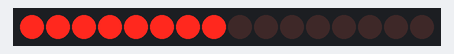
This sketch was run on a simulated Arduino Uno, built with avr-gcc and run on an emulated ATmega328P. Parts: 16 shift-register outputs drawn as a row of LEDs (first output left, lit = HIGH). Wiring (inferred from the names in the program): 2 × shift register (74HC595): data pin 11; shift clock pin 10; latch pin 12. Wiring (inferred from the signals the program sends): row of LEDs: on Q0, Q1, Q2, Q3, Q4, Q5, Q6, Q7, Q8, Q9, Q10, Q11, Q12, Q13, Q14, Q15.

Above: at 0.12 s.
At 4.88 s:
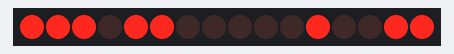
At 9.88 s:
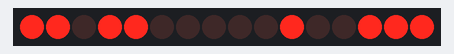
At 19.89 s:
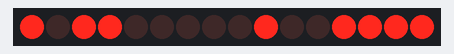
At 29.65 s:
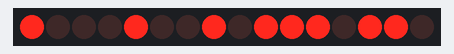
At 39.66 s:
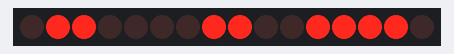
Timing chart, 0 to 40.0 s (numbered marks = the images above):
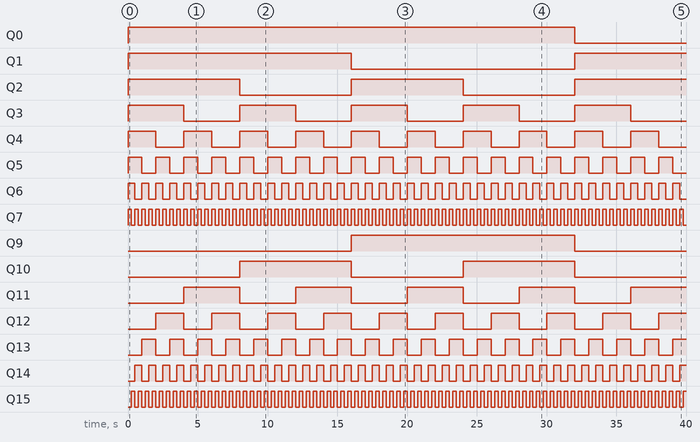

Measured:
- by itself, Q0: LOW → HIGH at 0.00 s, → LOW 32.0 s later
- by itself, Q1: LOW → HIGH at 0.00 s, → LOW 16.0 s later, → HIGH 16.0 s later
- by itself, Q2, Q10: alternates HIGH for 8.0 s and LOW for 8.0 s
- by itself, Q3, Q11: alternates HIGH for 4.0 s and LOW for 4.0 s
- by itself, Q4, Q12: alternates HIGH for 2.0 s and LOW for 2.0 s
- by itself, Q5, Q13: alternates HIGH for 1.0 s and LOW for 1.0 s
- by itself, Q6, Q14: alternates HIGH for 0.50 s and LOW for 0.50 s
- by itself, Q7, Q15: alternates HIGH for 0.25 s and LOW for 0.25 s

The sketch:

MatrizLeds.ino
```cpp
/*

      O objetivo deste programa é utilizar o código da aula passada, denominada "ExpansaoIOs2", e ligar os shift-registers a uma matriz de leds. O primeiro registrador será
  ligado nas linhas da matriz, e o segundo registrador nas colunas da matriz.

      Não tenho a matriz de leds para testar na prática e o circuito não funciona na simulação, mas o circuito foi bem entendido.

*/

// Mapemento de hardware
#define store 12
#define data 11
#define shift 10

// Funções auxiliares
void shift_register(byte value);

void setup() {

    pinMode(store, OUTPUT);
    pinMode(data, OUTPUT);
    pinMode(shift, OUTPUT);

} // end void setup

void loop() {

    for(int i=0; i < 256; i++){
        digitalWrite(store, LOW);
        shift_register(i);
        shift_register(255-i);
        digitalWrite(store, HIGH);
        delay(250);
    } // end for
}

/*

          Como no código está sendo enviado dois valores para os registradores em cascata, o primeiro valor enviado, de 8 bits, é "empurrado" para o segundo registrador, o com
      bits menos significativos. O segundo valor enviado, portanto, fica no primeiro registrador, com os bits mais significativos. Logo, os bits mais significativos, do primeiro
      registrador, de 16 bits vão decrescer, pois o segundo valor enviado decresce, e os bits menos significativos, do segundo registrador, de 16 bits irão crescer, pois é o
      primeiro valor enviado.
          A passagem do segundo valor do primeiro para o segundo registrador ocorre por meio do pino 9, que transmite o primeiro valor recebido para o pino de dados do segundo
      registrador.
         Caso se quisesse interligar três registrador, e obter 24 bits, bastaria ligar o pino 9 do segundo registrador no pino de dados do terceiro. Assim, enviando três valores
      de 8 bits para essa cascata de 3 registradores, o primeiro valor seria o menos significativo, e o último, ou terceiro valor, seria o mais significativo. Logo, se fosse
      enviado 3 valores para essa cascata, o primeiro valor seria "empurrado" para o terceiro registrador, o segundo valor "empurrado" para o segundo registrador e o terceiro
      valor ficaria no primeiro registrador.
         Esse processo ocorre automáticamente nos registradores, pois, quando um segundo valor é enviado, o registrador desloca os valores antigos, passando-os para o pino
      9 desse registrador. Assim, ligando o pino 9 no pino de dados de outro registrador, os dados antigos do primeiro registrador passam para o segundo por deslocamento.

*/

void shift_register(byte value){

      boolean control;

      digitalWrite(shift, LOW);
      digitalWrite(data, LOW);

      for(int i=0; i < 8; i++){

          digitalWrite(shift, LOW);

          if(value & (1<<i)){ // Testa se há algum valor para atualizar e, se tiver, desloca value i vezes para esquerda

                control = HIGH;

           }
           else
                control = LOW;

           digitalWrite(data, control);
           digitalWrite(shift, HIGH);

      } // end for

      digitalWrite(shift, LOW);

} // end void shift_register

/*

        Para entender esta função, precisa-se primeiro entender como funciona o shift-register. Este CI é controlado por 3 pinos, shift, data e store. Data recebe um bit, shift
     desloca esse bit do mais significativo para o menos e store atualiza a saída do registrador. O shift e store realizam suas funções quando são colocados em nível alto.
        A partir disso, a função acima recebe um valor de 8 bits que deseja-se escrever no registrador. Primeiramente coloca-se shift e data em 0, para limpar as entradas.
     Depois, a execução entra em um laço for que realiza 8 vezes o loop. Considerando a forma binária do número recebido pela função, a cada execução do for é testado se o
     bit é zero ou 1, através de uma lógica AND, que retorna se cada bit de value é 0 ou 1. Se o bit for 1, a flag control é 1, se for zero, a flag 1 é zero. Assim, após o teste,
     ainda dentro do for, data é alterado de 0 para 1 ou vice-versa conforme o resultado do teste, e a o shift desloca, no registrador, o valor de data atual. Após o laço for
     o shift é desativado e a execução sai da função. A atualização das saídas do registrador acontece no loop infinito, setando Store.
        A expressão (value & (1<<i)) faz a lógica AND entre value e 11111111, depois, value AND 11111110, depois, value AND 11111100. Assim, essa expressão não compara, e sim,
     resulta em um valor. Após 8 iterações, a lógica AND terá percorrido todo o value. Dessa forma o programa testa se o valor de cada bit de value, do menos significativo ao
     mais, é 1 ou 0.

*/
```
